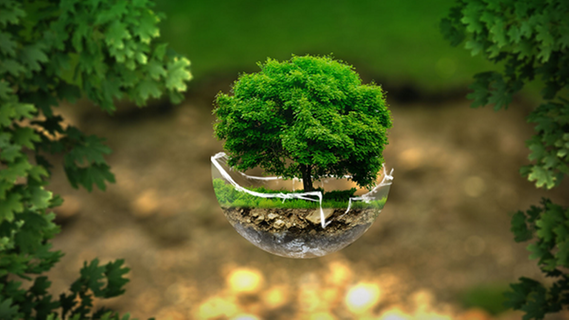
#> input picture Przetwarzanie Sygnałów i Obrazów/Sprawozdanie nr 5 z PSiO/Zadanie 5 i 6 Obraz/obrazek.png, 569 x 320 px, found by its file name
$ python Zad5.6.py
#> lines starting #> are read from the running program, lines starting #| are printed output that depends on the picture
import cv2
import numpy as np
import math


def gaussian_filter(sigma, filter_length=None):

    if filter_length == None:
        filter_length = math.ceil(sigma * 5)
        filter_length = 2 * (int(filter_length) / 2) + 1

    sigma = float(sigma)

    x_points = np.array(range(1, (int)(filter_length // 2 + 1)))
    f = np.vectorize(gaussian_value_function_with_fixed_sigma(sigma))

    result = f(x_points)
    result = np.concatenate((result[::-1], [f(0)], result))

    result = result / result.sum()
    return result


def gaussian_value_function_with_fixed_sigma(sigma):

    def gaussian_value_with_fixed_sigma(x):

        return gaussian_value(x, sigma)

    return gaussian_value_with_fixed_sigma


def gaussian_value(x, sigma):

    sigma2 = sigma * sigma
    return ((1 / math.sqrt(2 * math.pi * sigma2)) * math.exp(-(x * x) / (2 * sigma2)))


def test_gaussian_filter():

    sigma = math.sqrt(1.0 / 2 / math.log(2))
    f = gaussian_filter(sigma, filter_length=3)
    correct_f = np.array([0.25, 0.5, 0.25])
    error = np.abs(f - correct_f)


def gaussian_smooth1(img, sigma):
    result = np.zeros_like(img)
    filtr = gaussian_filter(sigma)

    for c in range(3):
        result[:, :, c] = smooth(img[:, :, c], filtr)

    return result


def smooth(img, filtr):

    nb_repeats = filtr.shape[0] // 2
    img = resolve_boundary_effects(img, nb_repeats, 0)
    img = resolve_boundary_effects(img, nb_repeats, 1)

    for i in range(img.shape[0]):
        img[i, :] = np.convolve(img[i, :], filtr, 'same')
    for j in range(img.shape[1]):
        img[:, j] = np.convolve(img[:, j], filtr, 'same')

    return img[nb_repeats:-nb_repeats, nb_repeats:-nb_repeats]


def resolve_boundary_effects(img, nb_repeats, axis=0):

    fix = np.ones(img.shape[axis], int)
    fix[0] = nb_repeats + 1
    fix[-1] = nb_repeats + 1
    return np.repeat(img, fix, axis)


if __name__ == '__main__':
    test_gaussian_filter()

    img = cv2.imread('obrazek.png')
#> img is the input picture: shape (320, 569, 3); mean B, G, R 37.6, 91, 80.9

    print(img.shape)
#| (320, 569, 3)
    cv2.imshow('img', img)
    cv2.waitKey(0)

    smoothed_img = gaussian_smooth1(img, 7)
#> the loop in gaussian_smooth1, `for c in range(3):` made 3 passes
#> pass 1, in smooth, `img = resolve_boundary_effects(img, nb_repeats, 0)`:
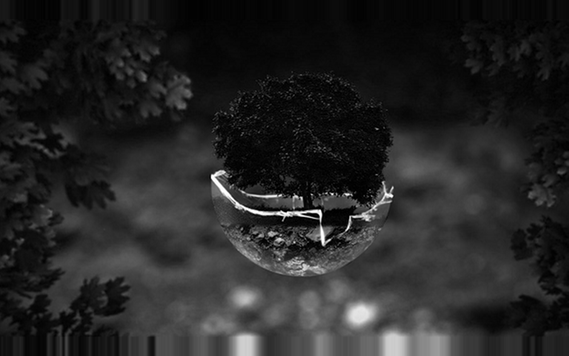
#> img: shape (356, 569); min 0, max 255, mean 37.9
#> pass 1, in smooth, `img = resolve_boundary_effects(img, nb_repeats, 1)`:
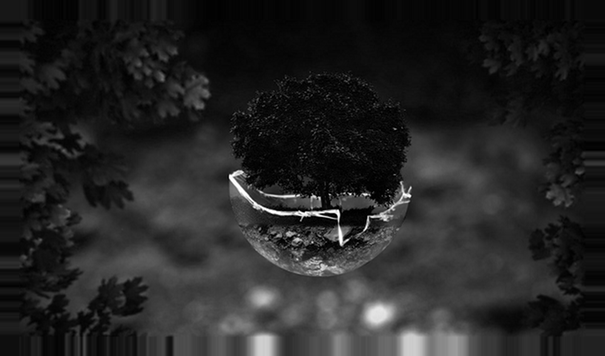
#> img: shape (356, 605); min 0, max 255, mean 36.7
#> pass 2, in smooth (call 2), `img = resolve_boundary_effects(img, nb_repeats, 0)`:
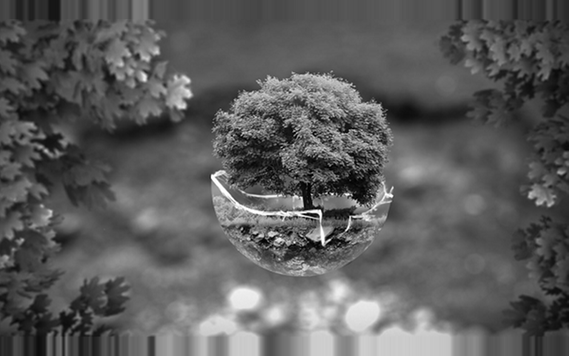
#> img: shape (356, 569); min 0, max 255, mean 91.9
#> pass 2, in smooth (call 2), `img = resolve_boundary_effects(img, nb_repeats, 1)`:
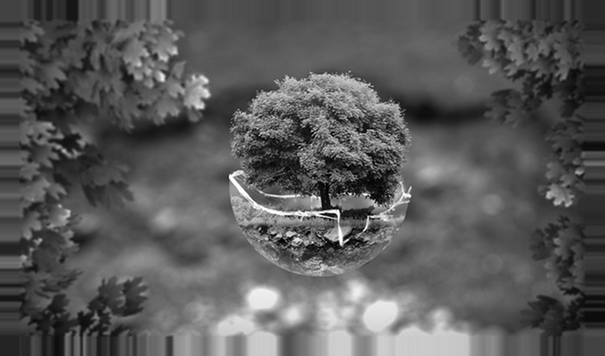
#> img: shape (356, 605); min 0, max 255, mean 89.7
#> after the loop in gaussian_smooth1, `for c in range(3):`:
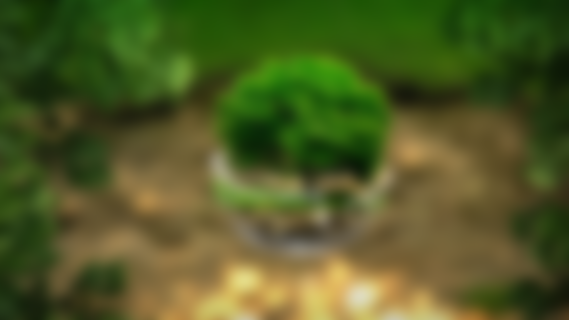
#> result: shape (320, 569, 3); mean B, G, R 36.7, 90, 79.9

    cv2.imshow('obrazek_utworzony', smoothed_img)
    cv2.waitKey(0)
    cv2.imwrite('obrazek_utworzony.png', smoothed_img)
    print("END")

$ run again, with Przetwarzanie Sygnałów i Obrazów/Sprawozdanie nr 5 z PSiO/Zadanie 5 i 6 Obraz/Zad 5.5 cz 1.png copied over Przetwarzanie Sygnałów i Obrazów/Sprawozdanie nr 5 z PSiO/Zadanie 5 i 6 Obraz/obrazek.png
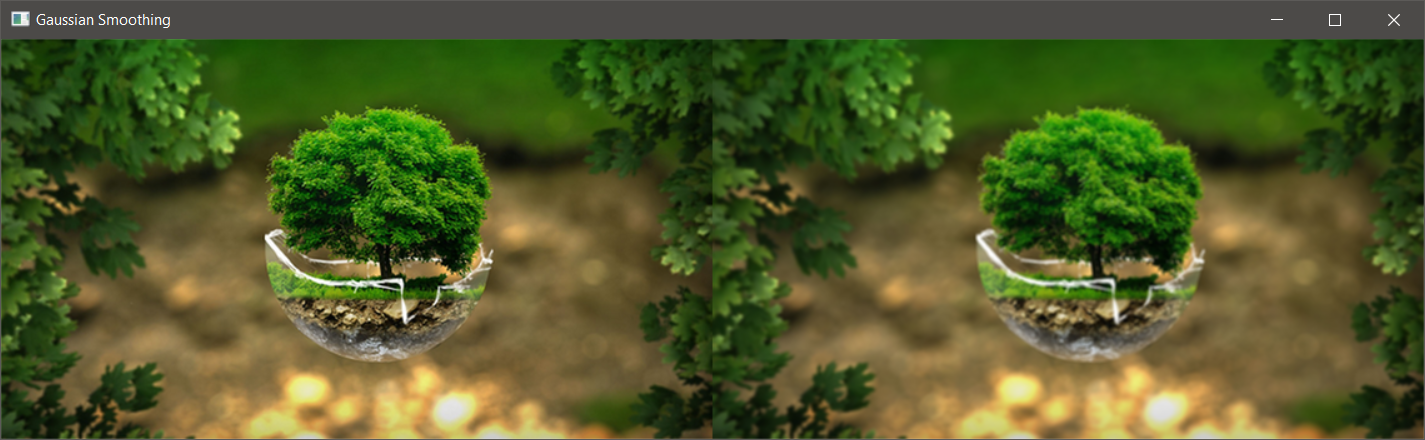
#> input picture Przetwarzanie Sygnałów i Obrazów/Sprawozdanie nr 5 z PSiO/Zadanie 5 i 6 Obraz/Zad 5.5 cz 1.png, 1425 x 440 px, found by its file name
#> img is the input picture: shape (440, 1425, 3); mean B, G, R 41.2, 89.8, 80.8
#| (440, 1425, 3)
#> the loop in gaussian_smooth1, `for c in range(3):` made 3 passes
#> pass 1, in smooth, `img = resolve_boundary_effects(img, nb_repeats, 1)`:
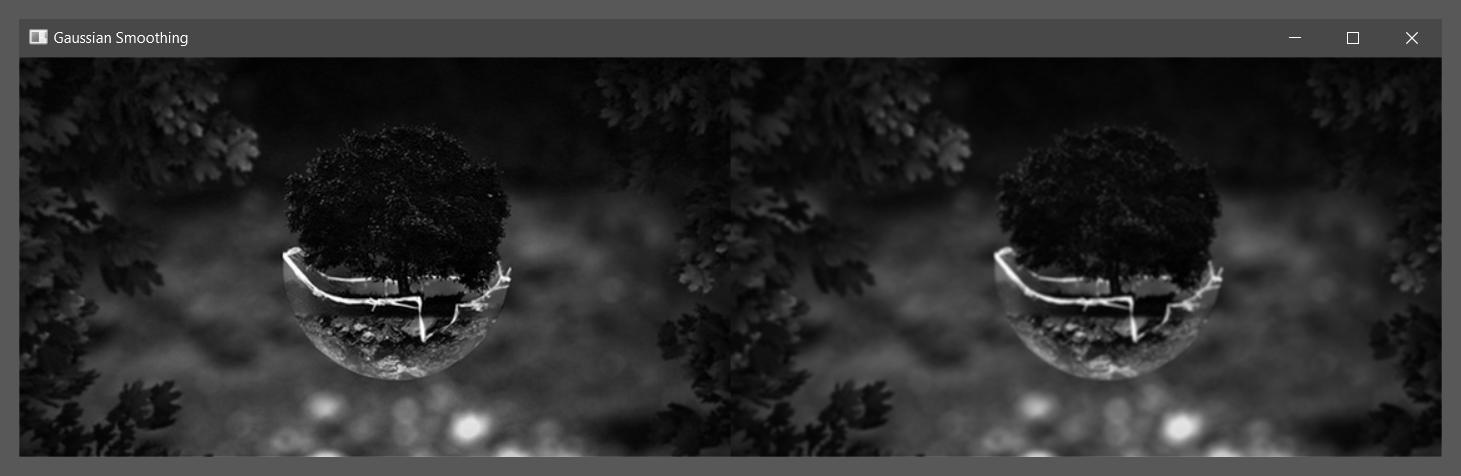
#> img: shape (476, 1461); min 0, max 255, mean 45.8
#> after the loop in gaussian_smooth1, `for c in range(3):`:
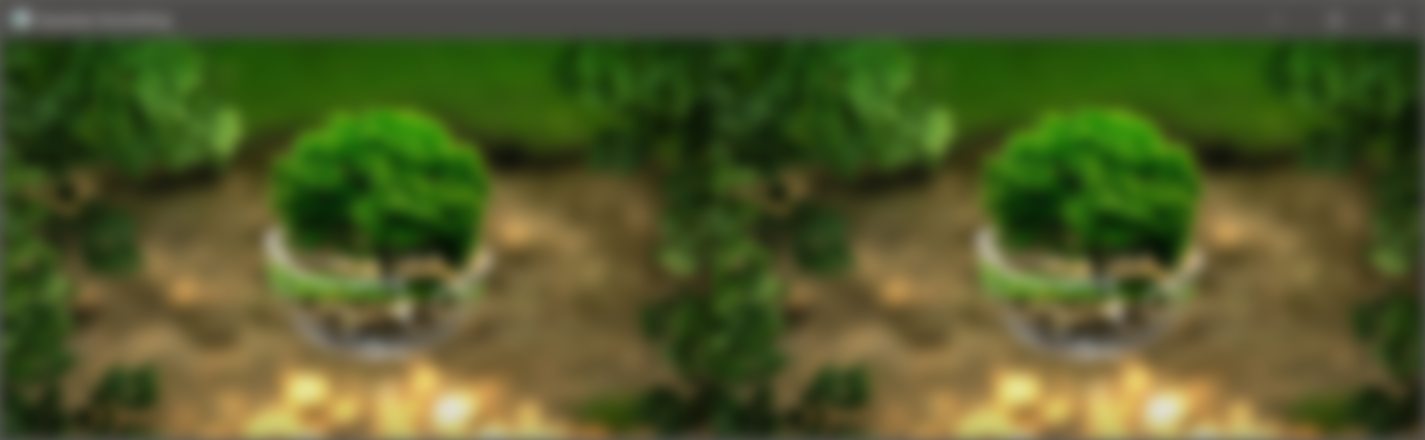
#> result: shape (440, 1425, 3); mean B, G, R 40.6, 88.9, 79.8

$ run again, with Przetwarzanie Sygnałów i Obrazów/Sprawozdanie nr 5 z PSiO/Zadanie 5 i 6 Obraz/Zad 5.6 cz 1.png copied over Przetwarzanie Sygnałów i Obrazów/Sprawozdanie nr 5 z PSiO/Zadanie 5 i 6 Obraz/obrazek.png
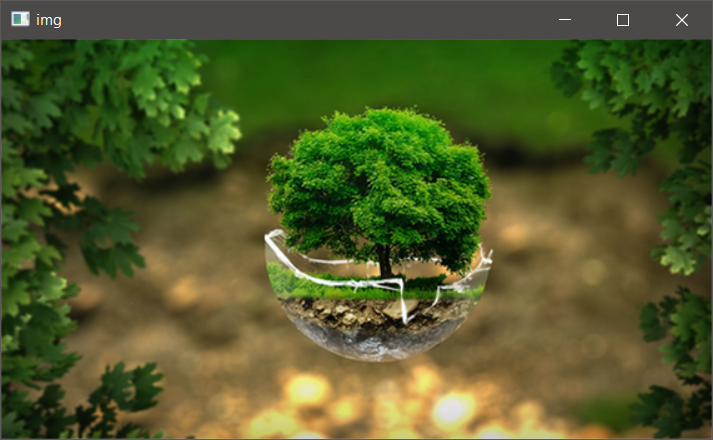
#> input picture Przetwarzanie Sygnałów i Obrazów/Sprawozdanie nr 5 z PSiO/Zadanie 5 i 6 Obraz/Zad 5.6 cz 1.png, 713 x 440 px, found by its file name
#> img is the input picture: shape (440, 713, 3); mean B, G, R 41.3, 89.9, 80.9
#| (440, 713, 3)
#> the loop in gaussian_smooth1, `for c in range(3):` made 3 passes
#> pass 1, in smooth, `img = resolve_boundary_effects(img, nb_repeats, 1)`:
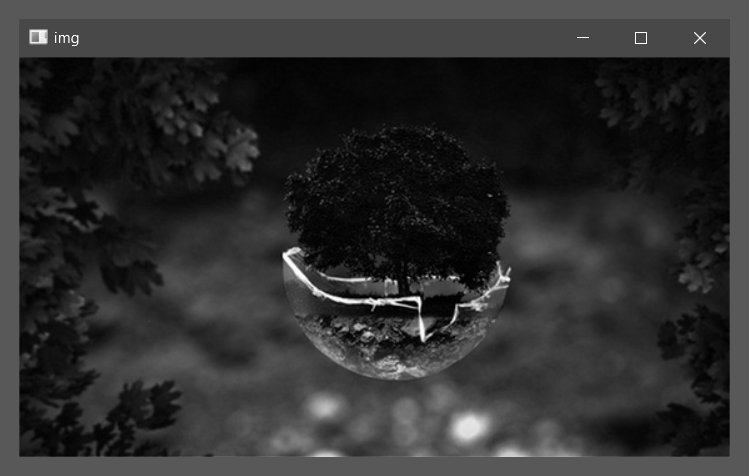
#> img: shape (476, 749); min 0, max 255, mean 46.9
#> after the loop in gaussian_smooth1, `for c in range(3):`:
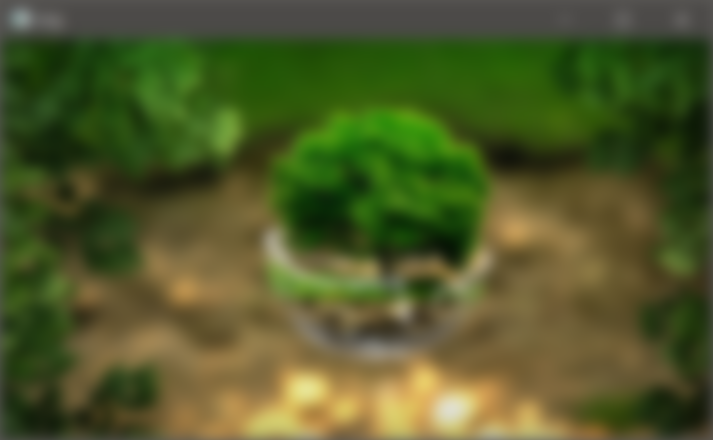
#> result: shape (440, 713, 3); mean B, G, R 40.9, 89, 80
